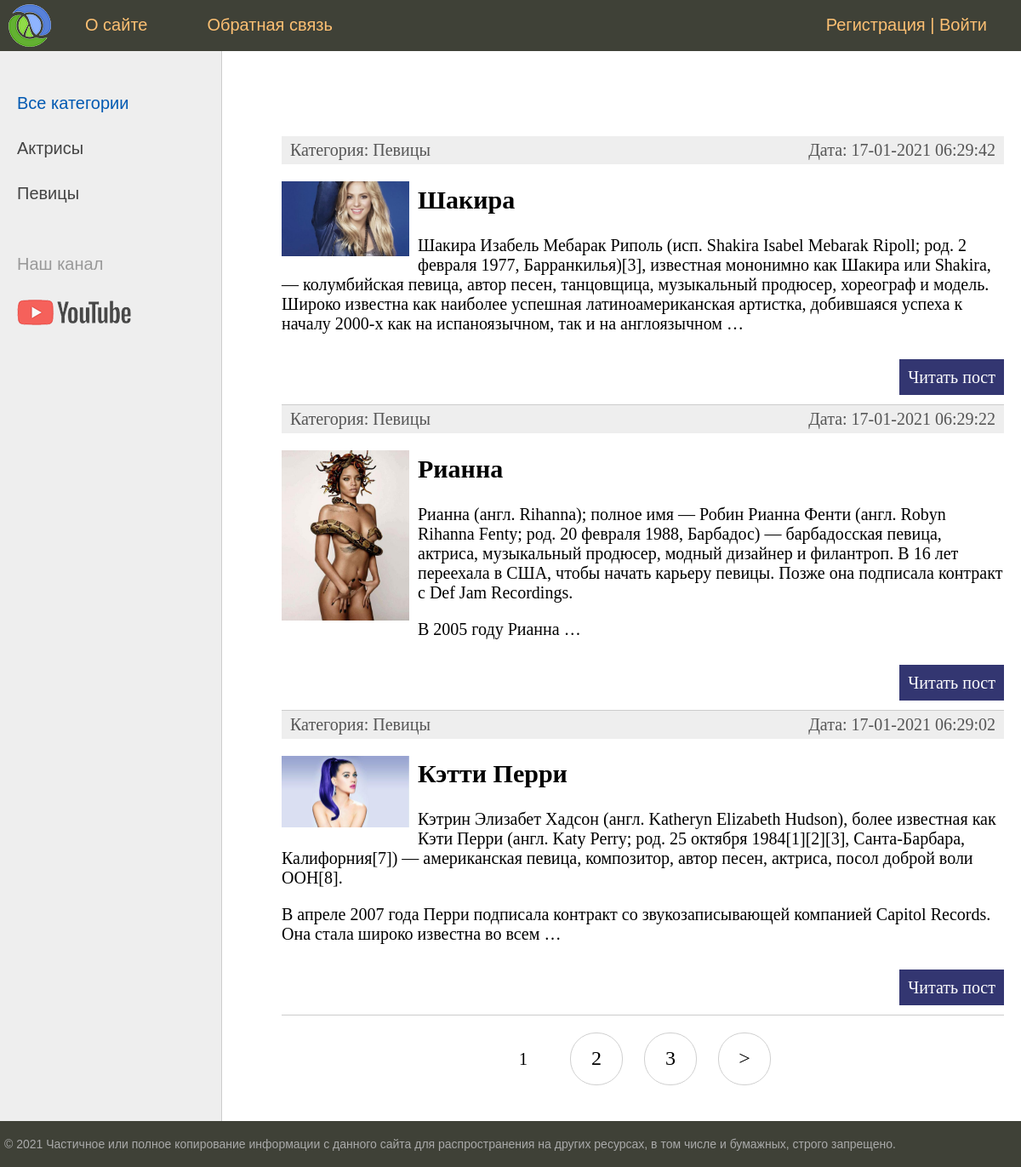
The app's page /, older data.
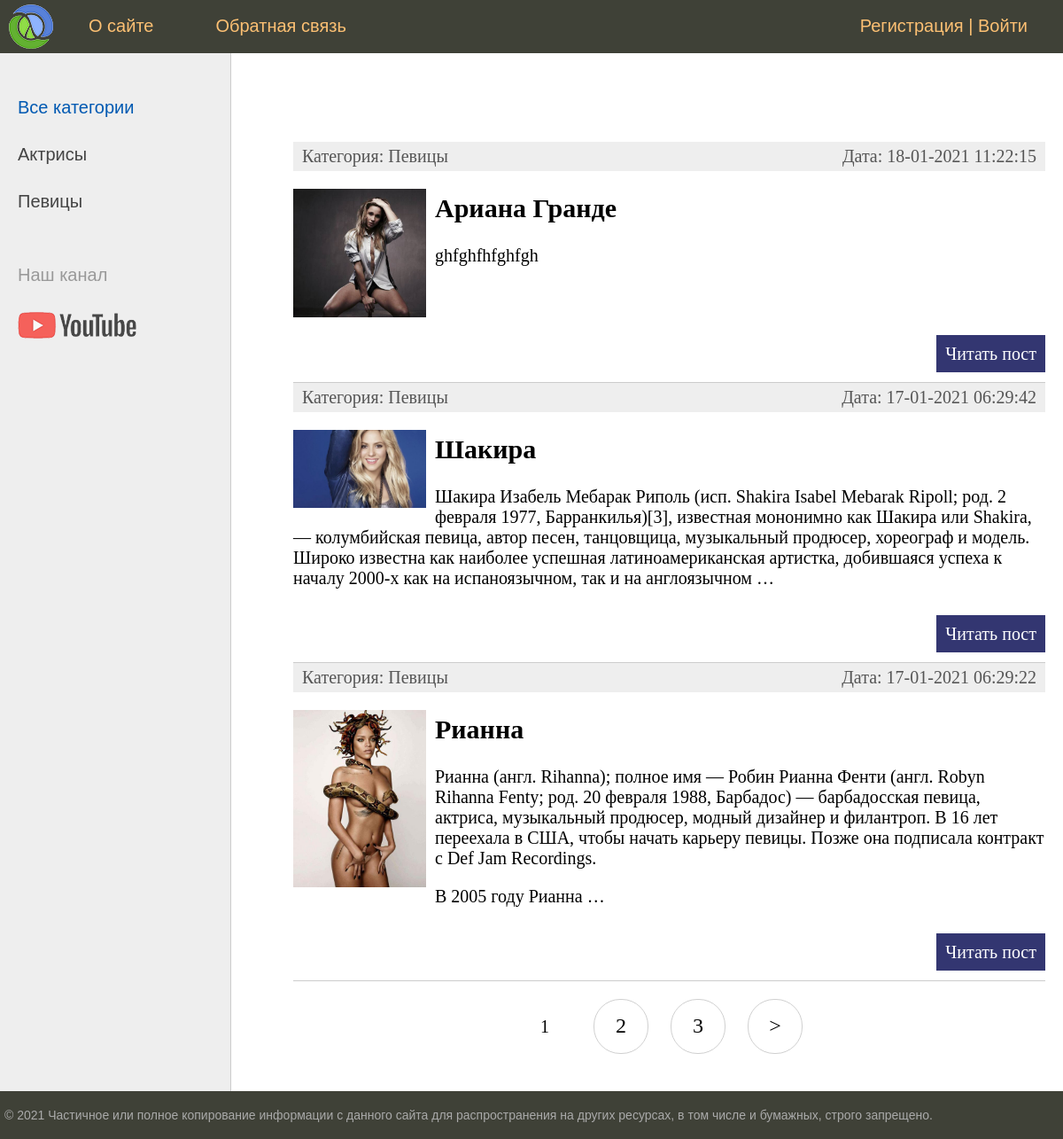
The same page, newer data.
### women/models.py (models this page shows, shortened)
class Category(models.Model):
    name = models.CharField(max_length=100, db_index=True, verbose_name="Категория")
    slug = models.SlugField(max_length=255, unique=True, db_index=True, verbose_name="URL")
    def __str__(self):
        return self.name
    def get_absolute_url(self):
        return reverse('category', kwargs={'cat_slug': self.slug})
    class Meta:
        verbose_name = 'Категория'
        verbose_name_plural = 'Категории'
        ordering = ['id']  # Если сортировка будет отключена, то будут возникать предупреждения

class Women(models.Model):
    title = models.CharField(max_length=255, verbose_name="Заголовок")
    slug = models.SlugField(max_length=255, unique=True, db_index=True, verbose_name="URL")
    content = models.TextField(blank=True, verbose_name="Текст статьи")
    photo = models.ImageField(upload_to="photos/%Y/%m/%d/", verbose_name="Фото")
    time_create = models.DateTimeField(auto_now_add=True, verbose_name="Время создания")
    time_update = models.DateTimeField(auto_now=True, verbose_name="Время изменения")
    is_published = models.BooleanField(default=True, verbose_name="Публикация")
    cat = models.ForeignKey('Category', on_delete=models.PROTECT, verbose_name="Категории")
    def get_absolute_url(self):
        return reverse('post', kwargs={'post_slug': self.slug})
    class Meta:
        verbose_name = 'Известные женщины'
        verbose_name_plural = 'Известные женщины'
        ordering = ['-time_create', 'title']

### women/views.py (the view)
# urls.py: path('', cache_page(60)(WomenHome.as_view()), name='home'),  # Время хранения кэша 1 минута. Кэщ главной страницы
class WomenHome(DataMixin, ListView):  # Класс представления
    model = Women  # Атрибут ссылается на модель, выбирает все записи из табоицы и пытается отобразить в виде списка
    template_name = 'women/index.html'
    context_object_name = 'posts'
    def get_context_data(self, *, object_list=None, **kwargs):  # Функция для динамических значений
        context = super().get_context_data(**kwargs)  # Распаковка словаря, теперь в context можно прописывать атрибуты
        c_def = self.get_user_context(title="Главная страница")
        context = dict(list(context.items()) + list(c_def.items()))
        '''Два словаря c_def и contex будут формировать нужный контекст'''
        return context
    def get_queryset(self):  # Метод будет показывать, только опубликованные статьи на сайте
        return Women.objects.filter(is_published=True).select_related('cat')

### women/templatetags/women_tags.py (called while the page is built)
@register.inclusion_tag('women/list_categories.html')
def show_categories(sort=None, cat_selected=0):
    if not sort:
        cats = Category.objects.all()
    else:
        cats = Category.objects.order_by(sort)
    return {"cats": cats, "cat_selected": cat_selected}

### women/utils.py (called while the page is built)
    def get_user_context(self, **kwargs):
        context = kwargs
        cats = cache.get('cats')
        if not cats:
            cats = Category.objects.annotate(Count('women'))
            cache.set('cats', cats, 60)
        user_menu = menu.copy()  # Копия словаря сохраняется
        if not self.request.user.is_authenticated:
            user_menu.pop(1)
        context['menu'] = user_menu  # В контекст передаётся ссылка на меню
        context['cats'] = cats
        if 'cat_selected' not in context:  # Проверка, если ключ определяем, то он будет присутствовать
            context['cat_selected'] = 0  # Ключ
        return context

### women/templates/women/index.html (shortened to what this page needs)
{% extends 'women/base.html' %}
{% block content %}
<ul class="list-articles">
	{% for p in posts %}
			<li><div class="article-panel">
	<p class="first">Категория: {{p.cat}}</p>
	<p class="last">Дата: {{p.time_update|date:"d-m-Y H:i:s"}}</p>
</div>
{% if p.photo %}
	<p><img class="img-article-left thumb" src="{{p.photo.url}}"></p>
{% endif %}
				<h2>{{p.title}}</h2>
	{% autoescape on %}
	{{p.content|linebreaks|truncatewords:50}}
	{% endautoescape %}
			<p class="link-read-post"><a href="{{ p.get_absolute_url }}">Читать пост</a></p>
			</li>
	{% endfor %}
</ul>
{% endblock %}

### women/templates/women/base.html (shortened to what this page needs)
{% load static %}
{% load women_tags %}
<!DOCTYPE html>
<html>
<head>
	<link type="text/css" href="{% static 'women/css/styles.css' %}" rel="stylesheet" />
</head>
<body>
<table class="table-page" border=0 cellpadding="0" cellspacing="0">
<tr><td valign=top>
{% block mainmenu %}
    <div class="header">
        <ul id="mainmenu" class="mainmenu">
            <li class="logo"><a href="{% url 'home' %}"><div class="logo"></div></a></li>
            {% for m in menu %}
            <li><a href="{% url m.url_name %}">{{m.title}}</a></li>
            {% endfor %}
            {% if request.user.is_authenticated %}
            <li class="last"> {{user.username}} | <a href="{% url 'logout' %}">Выйти</a></li>
            {% else %}
            <li class="last"><a href="{% url 'register' %}">Регистрация</a> | <a href="{% url 'login' %}">Войти</a></li>
            {% endif %}
        </ul>
    </div>
{% endblock mainmenu %}
<table class="table-content" border=0 cellpadding="0" cellspacing="0">
<tr>
{% load cache %}
<td valign="top" class="left-chapters">
	<ul id="leftchapters">
        {% if cat_selected == 0 %}
		<li class="selected">Все категории</li>
        {% else %}
		<li><a href="{% url 'home' %}">Все категории</a></li>
        {% endif %}
        {% for c in cats %}
        {% if c.women__count > 0 %}
        {% if c.pk == cat_selected %}
        <li class="selected">{{c.name}}</li>
        {% else %}
        <li><a href="{{ c.get_absolute_url }}">{{c.name}}</a></li>
        {% endif %}
        {% endif %}
        {% endfor %}
		<li class="share">
		<p>Наш канал</p>
		<a class="share-yt" href="https://www.youtube.com/channel/UClJzWfGWuGJL2t-3dYKcHTA/playlists" target="_blank" rel="nofollow"></a>
		</li>
	</ul>
</td>
<td valign="top" class="content">
	<div class="content-text">
{% block content %}
{% endblock %}
{% if page_obj.has_other_pages %}
<nav class="list-pages">
    <ul>
        {% for p in paginator.page_range %}
            {% if page_obj.number == p %}
            <li class="page-num page-num-selected">{{ p }}</li>
            {% elif p >= page_obj.number|add:-2 and p <= page_obj.number|add:2  %}
            <li class="page-num">
                <a href="?page={{ p }}">{{ p }}</a>
            </li>
            {% endif %}
        {% endfor %}
        {% if page_obj.has_next %}
        <li class="page-num">
            <a href="?page={{ page_obj.next_page_number }}">&gt;</a>
        </li>
        {% endif %}
    </ul>
</nav>
{% endif %}
	</div>
</td></tr></table>
</td></tr>
<tr><td valign=top>
	<div id="footer">
		<p>&copy; 2021 Частичное или полное копирование информации с данного сайта для распространения на других ресурсах, в том числе и бумажных, строго запрещено.</p>
	</div>
</td></tr></table>
</body>
</html>

Row changes from the older to the newer data that the page shows:
no longer on this page (row unchanged): Women: cat "Певицы", time_update "17-01-2021 06:29:02", photo (picture), title "Кэтти Перри", content "Кэтрин Элизабет Хадсон (англ. Katheryn Elizabeth Hudson), более известная как Кэти Перри (англ. Katy Perry; род. 25 октября 1984[1][2][3], Санта-Барбара, Калифорния[7]) — американская певица, композитор, автор песен, актриса, посол доброй воли ООН[8]. В апреле 2007 года Перри подписала контракт со звукозаписывающей компанией Capitol Records. Она стала широко известна во всем …"
added Women: cat "Певицы", time_update "18-01-2021 11:22:15", photo (picture), title "Ариана Гранде", content "ghfghfhfghfgh"
